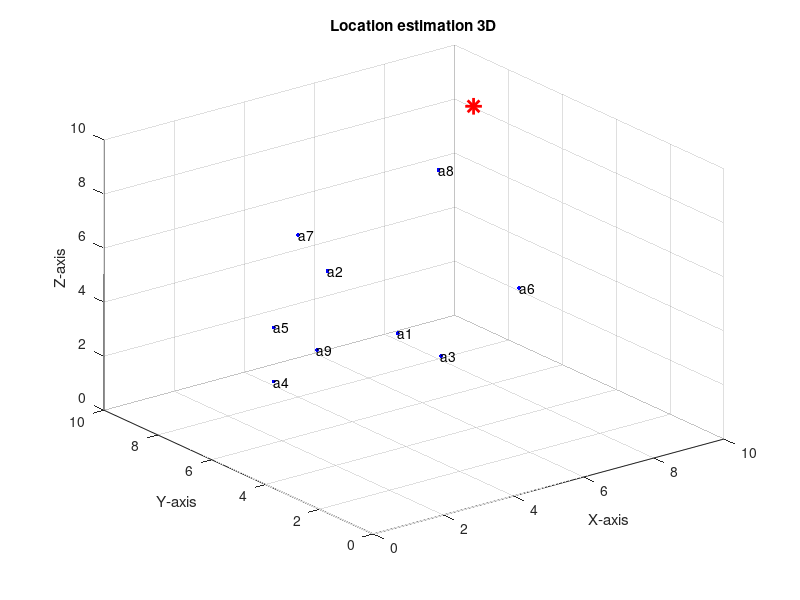

MATLAB code to generate this figure: (Note: this script raises an error after producing the figure.)
clc;
clear all;
close all;
str = fprintf('Estimation of 3D location with Decision Tree Algorithm For Flying Ad Hoc Networks\n');
nodes=9;
str = fprintf('Number of nodes: %d\n', nodes);
xl=randi([1, 10],1,9);
yl=randi([1, 10],1,9);
zl=randi([1, 10],1,9);
mobileLoc  = randi([1, 10],1,3);
w={'a1' 'a2' 'a3' 'a4' 'a5' 'a6' 'a7' 'a8' 'a9'};
d1=[]; d2=[]; P=[];
for i=1:nodes
    plot3(xl(i),yl(i),zl(i),'b.','MarkerSize',9,'lineWidth',3);  %plot of initial known nodes
    xlabel('X-axis');
    ylabel('Y-axis');
    zlabel('Z-axis');
    title('Location estimation 3D');
    text(xl(i),yl(i),zl(i),w(i));
    axis([0 10 0 10 0 10]);
    hold on;
    grid on;
end
plot3(mobileLoc(1),mobileLoc(2),mobileLoc(3),'r*','MarkerSize',12,'lineWidth',2); % plot of unknown node
 for n = 1 : nodes
  distance = sqrt( (xl(n)-mobileLoc(1)).^2 + (yl(n)-mobileLoc(2)).^2 + (zl(n)-mobileLoc(2)).^2 ); % distance calculation with respected n known node
  d1(n)=distance;
  str = fprintf('Actual distance from node-%d: %d \n',n, d1(n));
 end
P0=55;  % path loss w.r.t reference
N=1;    % %path loss exponent
d0=1;   % reference distance
sigma=7; %noise variance
str = fprintf('Calculation of Received Signal Strength by log-normal model \n');
str = fprintf('Path loss for reference distance: %ddB \n', P0);
str = fprintf('Path loss exponent: %d \n', N);
str = fprintf('Reference distance: %dm \n', d0);
str = fprintf('Noise variance: %d \n', sigma);
for i=1:nodes 
P(i)=(P0-(10*N*log10(d1(i)/d0))+sigma); % received signal strength
str = fprintf('Received Signal Strength from node-%d: %d \n',i, P(i));
end
for i=1:nodes
    d2(i)=(10^((P0-P(i))/(10*N))); %estimated distance from RSS
%     while (d1(1)-d2(i)>0.1)
%         d2(i) = d2(i)+0.3*(d1(1)-d2(i))*d2(i);
%     end
    str = fprintf('Estimated distance from node-%d: %d \n',i, d2(i));
%str = fprintf('Estimated distance from node-%d: %d \n',i, dd2(i));
%str = fprintf('Estimated distance from node-%d: %d \n',i, ddd2(i));
end
B=sort(d1);
C=sort(d2);
R1=[];
for k=1:4
    for i=1:nodes
        if C(k)==d2(i)
           R=[xl(i) yl(i) zl(i)];
           R1=[R1;R];
           str = fprintf('Node with Good signal strength: Node-%d \n',i);
        end
    end
end
%ABC
Dab1=sqrt(((R1(1,1)-R1(2,1))^2) + ((R1(1,2)-R1(2,2))^2) + ((R1(1,3)-R1(2,3))^2));
Dbc1=sqrt(((R1(2,1)-R1(3,1))^2) + ((R1(2,2)-R1(3,2))^2) + ((R1(2,3)-R1(3,3))^2));
Dca1=sqrt(((R1(3,1)-R1(1,1))^2) + ((R1(3,2)-R1(1,2))^2) + ((R1(3,3)-R1(1,3))^2));
CA1=C(1)+C(2);
CB1=C(2)+C(3);
CC1=C(3)+C(1);
%ab
if Dab1 == (C(1)+C(2))
        Pab1=[(((C(2)*R1(1,1))-(C(1)*R1(2,1)))/(C(1)+C(2))) (((C(2)*R1(1,2))-(C(1)*R1(2,2)))/(C(1)+C(2))) (((C(2)*R1(1,3))-(C(1)*R1(2,3)))/(C(1)+C(2)))];
        PP1=Pab1;
elseif Dab1>(C(1)+C(2))
        Pab2=[(((C(2)*R1(1,1))+(C(1)*R1(2,1)))/(C(1)+C(2))) (((C(2)*R1(1,2))+(C(1)*R1(2,2)))/(C(1)+C(2))) (((C(2)*R1(1,3))-(C(1)*R1(2,3)))/(C(1)+C(2)))];
        PP1=Pab2;
elseif Dab1==abs(((C(1)-C(2))))
        Pab3=[(((C(2)*R1(1,1))-(C(1)*R1(2,1)))/(C(2)-C(1))) (((C(2)*R1(1,2))-(C(1)*R1(2,2)))/(C(2)-C(1))) (((C(2)*R1(1,3))-(C(1)*R1(2,3)))/(C(2)-C(1)))];
        PP1=Pab3;
elseif abs(((C(1)-C(2))))<Dab1<(C(1)+C(2))
        Vab1=(((C(2)^2) - (C(1)^2) - (R1(2,1)^2) + (R1(1,1)^2) - (R1(2,2)^2) + (R1(1,2)^2) - (R1(2,3)^2) + (R1(1,3)^2))/2);
        A1 = ((((R1(1,2)-R1(2,2))^2)/((R1(1,1)-R1(2,1))^2)) + 1);
        B1 = ((((R1(1,3)-R1(2,3))^2)/((R1(1,1)-R1(2,1))^2)) + 1);
        C1 = ((((-2)*Vab1*(R1(1,2)-R1(2,2)))/((R1(1,1)-R1(2,1))^2)) + (((2)*(R1(1,1))*(R1(1,2)-R1(2,2)))/((R1(1,1)-R1(2,1)))) - (2*R1(1,2)));
        D1 = ((((-2)*Vab1*(R1(1,3)-R1(2,3)))/((R1(1,1)-R1(2,1))^2)) + (((2)*(R1(1,1))*(R1(1,3)-R1(2,3)))/((R1(1,1)-R1(2,1)))) - (2*R1(1,3)));
        E1 = ((2)*(R1(1,2)-R1(2,2))*(R1(1,3)-R1(2,3)));
        Y1 = (-(((2*B1*C1) - (D1*E1))/((4*A1*B1) - E1^2)));
        Z1 = (-(((2*A1*D1) - (C1*E1))/((4*A1*B1) - E1^2)));
        X1 = ((Vab1 - (Y1*(R1(1,2)-R1(2,2))) - (Z1*(R1(1,3)-R1(2,3))))/((R1(1,1)-R1(2,1))));
        Pab4=[X1 Y1 Z1];
        PP1=Pab4;
else
        Pab5=[(((C(2)*R1(1,1))-(C(1)*R1(2,1)))/(C(1)-C(2))) (((C(2)*R1(1,2))-(C(1)*R1(2,2)))/(C(1)-C(2))) (((C(2)*R1(1,3))-(C(1)*R1(2,3)))/(C(1)-C(2)))];
        PP1=Pab5;
end
%bc
if Dbc1 == (C(2)+C(3))
        Pbc1=[(((C(3)*R1(2,1))-(C(2)*R1(3,1)))/(C(2)+C(3))) (((C(3)*R1(2,2))-(C(2)*R1(3,2)))/(C(2)+C(3))) (((C(3)*R1(2,3))-(C(2)*R1(3,3)))/(C(3)+C(2)))];
        PP2=Pbc1;
elseif Dbc1>(C(2)+C(3))
        Pbc2=[(((C(3)*R1(2,1))+(C(2)*R1(3,1)))/(C(2)+C(3))) (((C(3)*R1(2,2))+(C(2)*R1(3,2)))/(C(2)+C(3))) (((C(3)*R1(2,3))-(C(2)*R1(3,3)))/(C(3)+C(2)))];
        PP2=Pbc2;
elseif Dbc1==abs(((C(2)-C(3))))
        Pbc3=[(((C(3)*R1(2,1))-(C(2)*R1(3,1)))/(C(3)-C(2))) (((C(3)*R1(2,2))-(C(2)*R1(3,1)))/(C(3)-C(2))) (((C(3)*R1(2,3))-(C(2)*R1(3,3)))/(C(3)-C(2)))];
        PP2=Pbc3;
elseif abs(((C(2)-C(3))))<Dbc1<(C(2)+C(3))
        Vbc1=(((C(3)^2) - (C(2)^2) - (R1(3,1)^2) + (R1(2,1)^2) - (R1(3,2)^2) + (R1(2,2)^2) - (R1(3,3)^2) + (R1(2,3)^2))/2);
        A2 = ((((R1(2,2)-R1(3,2))^2)/((R1(2,1)-R1(3,1))^2)) + 1);
        B2 = ((((R1(2,3)-R1(3,3))^2)/((R1(2,1)-R1(3,1))^2)) + 1);
        C2 = ((((-2)*(Vbc1)*(R1(2,2)-R1(3,2)))/((R1(2,1)-R1(3,1))^2)) + (((2)*(R1(2,1))*(R1(2,2)-R1(3,2)))/((R1(2,1)-R1(3,1)))) - (2*R1(2,2)));
        D2 = ((((-2)*(Vbc1)*(R1(2,3)-R1(3,3)))/((R1(2,1)-R1(3,1))^2)) + (((2)*(R1(2,1))*(R1(2,3)-R1(3,3)))/((R1(2,1)-R1(3,1)))) - (2*R1(2,3)));
        E2 = ((2)*(R1(2,2)-R1(3,2))*(R1(2,3)-R1(3,3)));
        Y2 = (-(((2*B2*C2) - (D2*E2))/((4*A2*B2) - E2^2)));
        Z2 = (-(((2*A2*D2) - (C2*E2))/((4*A2*B2) - E2^2)));
        X2 = ((Vbc1 - (Y2*(R1(2,2)-R1(3,2))) - (Z2*(R1(2,3)-R1(3,3))))/((R1(2,1)-R1(3,1))));
        Pbc4=[X2 Y2 Z2];
        PP2=Pbc4;
else
        Pbc5=[(((C(3)*R1(2,1))-(C(2)*R1(3,1)))/(C(2)-C(3))) (((C(3)*R1(2,2))-(C(2)*R1(3,2)))/(C(2)-C(3))) (((C(3)*R1(2,3))-(C(2)*R1(3,3)))/(C(2)-C(3)))];
        PP2=Pbc5;
end
%ca
if Dca1 == (C(3)+C(1))
        Pca1=[(((C(1)*R1(3,1))-(C(3)*R1(1,1)))/(C(1)+C(3))) (((C(1)*R1(3,2))-(C(3)*R1(1,2)))/(C(1)+C(3))) (((C(1)*R1(3,3))-(C(3)*R1(1,3)))/(C(1)+C(3)))];
        PP3=Pca1;
elseif Dca1>(C(3)+C(1))
        Pca2=[(((C(1)*R1(3,1))+(C(3)*R1(1,1)))/(C(1)+C(3))) (((C(1)*R1(3,2))+(C(3)*R1(1,2)))/(C(1)+C(3))) (((C(1)*R1(3,3))+(C(3)*R1(1,3)))/(C(1)+C(3)))];
        PP3=Pca2;
elseif Dca1==abs(((C(3)-C(1))))
        Pca3=[(((C(1)*R1(3,1))-(C(3)*R1(1,1)))/(C(1)-C(3))) (((C(1)*R1(3,2))-(C(3)*R1(1,2)))/(C(1)-C(3))) (((C(1)*R1(3,3))-(C(3)*R1(1,3)))/(C(1)-C(3)))];
        PP3=Pca3;
elseif abs(((C(3)-C(1))))<Dca1<(C(1)+C(3))
        Vca1=(((C(1)^2) - (C(3)^2) - (R1(1,1)^2) + (R1(3,1)^2) - (R1(1,2)^2) + (R1(3,2)^2) - (R1(1,3)^2) + (R1(3,3)^2))/2);
        A3 = ((((R1(3,2)-R1(1,2))^2)/((R1(3,1)-R1(1,1))^2)) + 1);
        B3 = ((((R1(3,3)-R1(1,3))^2)/((R1(3,1)-R1(1,1))^2)) + 1);
        C3 = ((((-2)*(Vca1)*(R1(3,2)-R1(1,2)))/((R1(3,1)-R1(1,1))^2)) + (((2)*(R1(3,1))*(R1(3,2)-R1(1,2)))/((R1(3,1)-R1(1,1)))) - (2*R1(3,2)));
        D3 = ((((-2)*(Vca1)*(R1(3,3)-R1(1,3)))/((R1(3,1)-R1(1,1))^2)) + (((2)*(R1(3,1))*(R1(3,3)-R1(1,3)))/((R1(3,1)-R1(1,1)))) - (2*R1(3,3)));
        E3 = ((2)*(R1(3,2)-R1(1,2))*(R1(3,3)-R1(1,3)));
        Y3 = (-(((2*B3*C3) - (D3*E3))/((4*A3*B3) - E3^2)));
        Z3 = (-(((2*A3*D3) - (C3*E3))/((4*A3*B3) - E3^2)));
        X3 = ((Vca1 - (Y3*(R1(3,2)-R1(1,2))) - (Z3*(R1(3,3)-R1(1,3))))/((R1(3,1)-R1(1,1))));
        Pca4=[X3 Y3 Z3];
        PP3=Pca4;
else
        Pca5=[(((C(1)*R1(3,1))-(C(3)*R1(1,1)))/(C(3)-C(1))) (((C(1)*R1(3,2))-(C(3)*R1(1,2)))/(C(3)-C(1))) (((C(1)*R1(3,3))-(C(3)*R1(1,3)))/(C(3)-C(1)))];
        PP3=Pca5;
end
%M1
XM1=(((PP1(1)/(C(1)+C(2))) + (PP2(1)/(C(2)+C(3))) + (PP3(1)/(C(3)+C(1))))/((1/(C(1)+C(2))) + (1/(C(2)+C(3))) + (1/(C(3)+C(1)))));
YM1=(((PP1(2)/(C(1)+C(2))) + (PP2(2)/(C(2)+C(3))) + (PP3(2)/(C(3)+C(1))))/((1/(C(1)+C(2))) + (1/(C(2)+C(3))) + (1/(C(3)+C(1)))));
ZM1=(((PP1(3)/(C(1)+C(2))) + (PP2(3)/(C(2)+C(3))) + (PP3(3)/(C(3)+C(1))))/((1/(C(1)+C(2))) + (1/(C(2)+C(3))) + (1/(C(3)+C(1)))));
% plot3(XM1,YM1,ZM1,'m^','MarkerSize',2,'lineWidth',6); hold on;

%BCD
Dbc2=sqrt(((R1(2,1)-R1(3,1))^2) + ((R1(2,2)-R1(3,2))^2) + ((R1(2,3)-R1(3,3))^2));
Dcd2=sqrt(((R1(3,1)-R1(4,1))^2) + ((R1(3,2)-R1(4,2))^2) + ((R1(3,3)-R1(4,3))^2));
Ddb2=sqrt(((R1(4,1)-R1(2,1))^2) + ((R1(4,2)-R1(2,2))^2) + ((R1(4,3)-R1(2,3))^2));
CA2=C(2)+C(3);
CB2=C(3)+C(4);
CC2=C(4)+C(2);
%bc
if Dbc2 == (C(2)+C(3))
        Qbc1=[(((C(3)*R1(2,1))-(C(2)*R1(3,1)))/(C(2)+C(3))) (((C(3)*R1(2,2))-(C(2)*R1(3,2)))/(C(2)+C(3))) (((C(3)*R1(2,3))-(C(2)*R1(3,3)))/(C(3)+C(2)))];
        QQ1=Qbc1;
elseif Dbc2>(C(2)+C(3))
        Qbc2=[(((C(3)*R1(2,1))+(C(2)*R1(3,1)))/(C(2)+C(3))) (((C(3)*R1(2,2))+(C(2)*R1(3,2)))/(C(2)+C(3))) (((C(3)*R1(2,3))-(C(2)*R1(3,3)))/(C(3)+C(2)))];
        QQ1=Qbc2;
elseif Dbc2==abs(((C(2)-C(3))))
        Qbc3=[(((C(3)*R1(2,1))-(C(2)*R1(3,1)))/(C(3)-C(2))) (((C(3)*R1(2,2))-(C(2)*R1(3,1)))/(C(3)-C(2))) (((C(3)*R1(2,3))-(C(2)*R1(3,3)))/(C(3)-C(2)))];
        QQ1=Qbc3;
elseif abs(((C(2)-C(3))))<Dbc2<(C(2)+C(3))
        Vbc2=(((C(3)^2) - (C(2)^2) - (R1(3,1)^2) + (R1(2,1)^2) - (R1(3,2)^2) + (R1(2,2)^2) - (R1(3,3)^2) + (R1(2,3)^2))/2);
        A4 = ((((R1(2,2)-R1(3,2))^2)/((R1(2,1)-R1(3,1))^2)) + 1);
        B4 = ((((R1(2,3)-R1(3,3))^2)/((R1(2,1)-R1(3,1))^2)) + 1);
        C4 = ((((-2)*(Vbc2)*(R1(2,2)-R1(3,2)))/((R1(2,1)-R1(3,1))^2)) + (((2)*(R1(2,1))*(R1(2,2)-R1(3,2)))/((R1(2,1)-R1(3,1)))) - (2*R1(2,2)));
        D4 = ((((-2)*(Vbc2)*(R1(2,3)-R1(3,3)))/((R1(2,1)-R1(3,1))^2)) + (((2)*(R1(2,1))*(R1(2,3)-R1(3,3)))/((R1(2,1)-R1(3,1)))) - (2*R1(2,3)));
        E4 = ((2)*(R1(2,2)-R1(3,2))*(R1(2,3)-R1(3,3)));
        Y4 = (-(((2*B4*C4) - (D4*E4))/((4*A4*B4) - E4^2)));
        Z4 = (-(((2*A4*D4) - (C4*E4))/((4*A4*B4) - E4^2)));
        X4 = ((Vbc2 - (Y4*(R1(2,2)-R1(3,2))) - (Z4*(R1(2,3)-R1(3,3))))/((R1(2,1)-R1(3,1))));
        Qbc4=[X4 Y4 Z4];
        QQ1=Qbc4;
else
        Qbc5=[(((C(3)*R1(2,1))-(C(2)*R1(3,1)))/(C(2)-C(3))) (((C(3)*R1(2,2))-(C(2)*R1(3,2)))/(C(2)-C(3))) (((C(3)*R1(2,3))-(C(2)*R1(3,3)))/(C(2)-C(3)))];
        QQ1=Qbc5;
end
%cd
if Dcd2 == (C(3)+C(4))
        Qcd1=[(((C(4)*R1(3,1))-(C(3)*R1(4,1)))/(C(4)+C(3))) (((C(4)*R1(3,2))-(C(3)*R1(4,2)))/(C(4)+C(3))) (((C(4)*R1(3,3))-(C(3)*R1(4,3)))/(C(4)+C(3)))];
        QQ2=Qcd1;
elseif Dcd2>(C(3)+C(4))
        Qcd2=[(((C(4)*R1(3,1))+(C(3)*R1(4,1)))/(C(4)+C(3))) (((C(4)*R1(3,2))+(C(3)*R1(4,2)))/(C(4)+C(3))) (((C(4)*R1(3,3))+(C(3)*R1(4,3)))/(C(4)+C(3)))];
        QQ2=Qcd2;
elseif Dcd2==abs(((C(3)-C(4))))
        Qcd3=[(((C(4)*R1(3,1))-(C(3)*R1(4,1)))/(C(4)-C(3))) (((C(4)*R1(3,2))-(C(3)*R1(4,2)))/(C(4)-C(3))) (((C(4)*R1(3,3))-(C(3)*R1(4,3)))/(C(4)-C(3)))];
        QQ2=Qcd3;
elseif abs(((C(3)-C(4))))<Dcd2<(C(4)+C(3))
        Vca2=(((C(4)^2) - (C(3)^2) - (R1(4,1)^2) + (R1(3,1)^2) - (R1(4,2)^2) + (R1(3,2)^2) - (R1(4,3)^2) + (R1(3,3)^2))/2);
        A5 = ((((R1(3,2)-R1(4,2))^2)/((R1(3,1)-R1(4,1))^2)) + 1);
        B5 = ((((R1(3,3)-R1(4,3))^2)/((R1(3,1)-R1(4,1))^2)) + 1);
        C5 = ((((-2)*(Vca2)*(R1(3,2)-R1(4,2)))/((R1(3,1)-R1(4,1))^2)) + (((2)*(R1(3,1))*(R1(3,2)-R1(4,2)))/((R1(3,1)-R1(4,1)))) - (2*R1(3,2)));
        D5 = ((((-2)*(Vca2)*(R1(3,3)-R1(4,3)))/((R1(3,1)-R1(4,1))^2)) + (((2)*(R1(3,1))*(R1(3,3)-R1(4,3)))/((R1(3,1)-R1(4,1)))) - (2*R1(3,3)));
        E5 = ((2)*(R1(3,2)-R1(4,2))*(R1(3,3)-R1(4,3)));
        Y5 = (-(((2*B5*C5) - (D5*E5))/((4*A5*B5) - E5^2)));
        Z5 = (-(((2*A5*D5) - (C5*E5))/((4*A5*B5) - E5^2)));
        X5 = ((Vca2 - (Y5*(R1(3,2)-R1(4,2))) - (Z5*(R1(3,3)-R1(4,3))))/((R1(3,1)-R1(4,1))));
        Qcd4=[X5 Y5 Z5];
        QQ2=Qcd4;
else
        Qcd5=[(((C(4)*R1(3,1))-(C(3)*R1(4,1)))/(C(3)-C(4))) (((C(4)*R1(3,2))-(C(3)*R1(4,2)))/(C(3)-C(4))) (((C(4)*R1(3,3))-(C(3)*R1(4,3)))/(C(3)-C(4)))];
        QQ2=Qcd5;
end
%db
if Ddb2 == (C(4)+C(2))
        Qdb1=[(((C(2)*R1(4,1))-(C(4)*R1(2,1)))/(C(2)+C(4))) (((C(2)*R1(4,2))-(C(4)*R1(2,2)))/(C(2)+C(4))) (((C(2)*R1(4,3))-(C(4)*R1(2,3)))/(C(2)+C(4)))];
        QQ3=Qdb1;
elseif Ddb2>(C(4)+C(2))
        Qdb2=[(((C(2)*R1(4,1))+(C(4)*R1(2,1)))/(C(2)+C(4))) (((C(2)*R1(4,2))+(C(4)*R1(2,2)))/(C(2)+C(4))) (((C(2)*R1(4,3))+(C(4)*R1(2,3)))/(C(2)+C(4)))];
        QQ3=Qdb2;
elseif Ddb2==abs(((C(4)-C(2))))
        Qdb3=[(((C(2)*R1(4,1))-(C(4)*R1(2,1)))/(C(2)-C(4))) (((C(2)*R1(4,2))-(C(4)*R1(2,2)))/(C(2)-C(4))) (((C(2)*R1(4,3))-(C(4)*R1(2,3)))/(C(2)-C(4)))];
        QQ3=Qdb3;
elseif abs(((C(4)-C(2))))<Ddb2<(C(4)+C(2))
        Vdb2=(((C(2)^2) - (C(4)^2) - (R1(2,1)^2) + (R1(4,1)^2) - (R1(2,2)^2) + (R1(4,2)^2) - (R1(2,3)^2) + (R1(4,3)^2))/2);
        A6 = ((((R1(4,2)-R1(2,2))^2)/((R1(4,1)-R1(2,1))^2)) + 1);
        B6 = ((((R1(4,3)-R1(2,3))^2)/((R1(4,1)-R1(2,1))^2)) + 1);
        C6 = ((((-2)*(Vdb2)*(R1(4,2)-R1(2,2)))/((R1(4,1)-R1(2,1))^2)) + (((2)*(R1(4,1))*(R1(4,2)-R1(2,2)))/((R1(4,1)-R1(2,1)))) - (2*R1(4,2)));
        D6 = ((((-2)*(Vdb2)*(R1(4,3)-R1(2,3)))/((R1(4,1)-R1(2,1))^2)) + (((2)*(R1(4,1))*(R1(4,3)-R1(2,3)))/((R1(4,1)-R1(2,1)))) - (2*R1(4,3)));
        E6 = ((2)*(R1(4,2)-R1(2,2))*(R1(4,3)-R1(2,3)));
        Y6 = (-(((2*B6*C6) - (D6*E6))/((4*A6*B6) - E6^2)));
        Z6 = (-(((2*A6*D6) - (C6*E6))/((4*A6*B6) - E6^2)));
        X6 = ((Vdb2 - (Y6*(R1(4,2)-R1(2,2))) - (Z6*(R1(4,3)-R1(2,3))))/((R1(4,1)-R1(2,1))));
        Qdb4=[X6 Y6 Z6];
        QQ3=Qdb4;
else
        Qdb5=[(((C(3)*R1(2,1))-(C(2)*R1(3,1)))/(C(2)-C(3))) (((C(3)*R1(2,2))-(C(2)*R1(3,2)))/(C(2)-C(3))) (((C(3)*R1(2,3))-(C(2)*R1(3,3)))/(C(2)-C(3)))];
        QQ3=Qdb5;
end
%M2
XM2=(((QQ1(1)/(C(2)+C(3))) + (QQ2(1)/(C(3)+C(4))) + (QQ3(1)/(C(4)+C(2))))/((1/(C(2)+C(3))) + (1/(C(3)+C(4))) + (1/(C(4)+C(2)))));
YM2=(((QQ1(2)/(C(2)+C(3))) + (QQ2(2)/(C(3)+C(4))) + (QQ3(2)/(C(4)+C(2))))/((1/(C(2)+C(3))) + (1/(C(3)+C(4))) + (1/(C(4)+C(2)))));
ZM2=(((QQ1(3)/(C(2)+C(3))) + (QQ2(3)/(C(3)+C(4))) + (QQ3(3)/(C(4)+C(2))))/((1/(C(2)+C(3))) + (1/(C(3)+C(4))) + (1/(C(4)+C(2)))));
% plot3(XM2,YM2,ZM2,'g^','MarkerSize',2,'lineWidth',6); hold on;

%CDA
Dcd3=sqrt(((R1(3,1)-R1(4,1))^2) + ((R1(3,2)-R1(4,2))^2) + ((R1(3,3)-R1(4,3))^2));
Dda3=sqrt(((R1(4,1)-R1(1,1))^2) + ((R1(4,2)-R1(1,2))^2) + ((R1(4,3)-R1(1,3))^2));
Dac3=sqrt(((R1(1,1)-R1(3,1))^2) + ((R1(1,2)-R1(3,2))^2) + ((R1(1,3)-R1(3,3))^2));
CA3=C(3)+C(4);
CB3=C(4)+C(1);
CC3=C(1)+C(3);

%cd
if Dcd3 == (C(3)+C(4))
        Rcd1=[(((C(4)*R1(3,1))-(C(3)*R1(4,1)))/(C(4)+C(3))) (((C(4)*R1(3,2))-(C(3)*R1(4,2)))/(C(4)+C(3))) (((C(4)*R1(3,3))-(C(3)*R1(4,3)))/(C(4)+C(3)))];
        RR1=Rcd1;
elseif Dcd3>(C(3)+C(4))
        Rcd2=[(((C(4)*R1(3,1))+(C(3)*R1(4,1)))/(C(4)+C(3))) (((C(4)*R1(3,2))+(C(3)*R1(4,2)))/(C(4)+C(3))) (((C(4)*R1(3,3))+(C(3)*R1(4,3)))/(C(4)+C(3)))];
        RR1=Rcd2;
elseif Dcd3==abs(((C(3)-C(4))))
        Rcd3=[(((C(4)*R1(3,1))-(C(3)*R1(4,1)))/(C(4)-C(3))) (((C(4)*R1(3,2))-(C(3)*R1(4,2)))/(C(4)-C(3))) (((C(4)*R1(3,3))-(C(3)*R1(4,3)))/(C(4)-C(3)))];
        RR1=Rcd3;
elseif abs(((C(3)-C(4))))<Dcd3<(C(4)+C(3))
        Vcd3=(((C(4)^2) - (C(3)^2) - (R1(4,1)^2) + (R1(3,1)^2) - (R1(4,2)^2) + (R1(3,2)^2) - (R1(4,3)^2) + (R1(3,3)^2))/2);
        A7 = ((((R1(3,2)-R1(4,2))^2)/((R1(3,1)-R1(4,1))^2)) + 1);
        B7 = ((((R1(3,3)-R1(4,3))^2)/((R1(3,1)-R1(4,1))^2)) + 1);
        C7 = ((((-2)*(Vcd3)*(R1(3,2)-R1(4,2)))/((R1(3,1)-R1(4,1))^2)) + (((2)*(R1(3,1))*(R1(3,2)-R1(4,2)))/((R1(3,1)-R1(4,1)))) - (2*R1(3,2)));
        D7 = ((((-2)*(Vcd3)*(R1(3,3)-R1(4,3)))/((R1(3,1)-R1(4,1))^2)) + (((2)*(R1(3,1))*(R1(3,3)-R1(4,3)))/((R1(3,1)-R1(4,1)))) - (2*R1(3,3)));
        E7 = ((2)*(R1(3,2)-R1(4,2))*(R1(3,3)-R1(4,3)));
        Y7 = (-(((2*B7*C7) - (D7*E7))/((4*A7*B7) - E7^2)));
        Z7 = (-(((2*A7*D7) - (C7*E7))/((4*A7*B7) - E7^2)));
        X7 = ((Vcd3 - (Y7*(R1(3,2)-R1(4,2))) - (Z7*(R1(3,3)-R1(4,3))))/((R1(3,1)-R1(4,1))));
        Rcd4=[X7 Y7 Z7];
        RR1=Rcd4;
else
        Rcd5=[(((C(4)*R1(3,1))-(C(3)*R1(4,1)))/(C(3)-C(4))) (((C(4)*R1(3,2))-(C(3)*R1(4,2)))/(C(3)-C(4))) (((C(4)*R1(3,3))-(C(3)*R1(4,3)))/(C(3)-C(4)))];
        RR1=Rcd5;
end
%da
if Dda3 == (C(4)+C(1))
        Rdb1=[(((C(1)*R1(4,1))-(C(4)*R1(1,1)))/(C(1)+C(4))) (((C(1)*R1(4,2))-(C(4)*R1(1,2)))/(C(1)+C(4))) (((C(1)*R1(4,3))-(C(4)*R1(1,3)))/(C(1)+C(4)))];
        RR2=Rdb1;
elseif Dda3>(C(4)+C(1))
        Rdb2=[(((C(1)*R1(4,1))+(C(4)*R1(1,1)))/(C(1)+C(4))) (((C(1)*R1(4,2))+(C(4)*R1(1,2)))/(C(1)+C(4))) (((C(1)*R1(4,3))+(C(4)*R1(1,3)))/(C(1)+C(4)))];
        RR2=Rdb2;
elseif Dda3==abs(((C(4)-C(1))))
        Rdb3=[(((C(1)*R1(4,1))-(C(4)*R1(1,1)))/(C(1)-C(4))) (((C(1)*R1(4,2))-(C(4)*R1(1,2)))/(C(1)-C(4))) (((C(1)*R1(4,3))-(C(4)*R1(1,3)))/(C(1)-C(4)))];
        RR2=Rdb3;
elseif abs(((C(4)-C(2))))<Dda3<(C(4)+C(2))
        Vda3=(((C(1)^2) - (C(4)^2) - (R1(1,1)^2) + (R1(4,1)^2) - (R1(1,2)^2) + (R1(4,2)^2) - (R1(1,3)^2) + (R1(4,3)^2))/2);
        A8 = ((((R1(4,2)-R1(1,2))^2)/((R1(4,1)-R1(1,1))^2)) + 1);
        B8 = ((((R1(4,3)-R1(1,3))^2)/((R1(4,1)-R1(1,1))^2)) + 1);
        C8 = ((((-2)*(Vda3)*(R1(4,2)-R1(1,2)))/((R1(4,1)-R1(1,1))^2)) + (((2)*(R1(4,1))*(R1(4,2)-R1(1,2)))/((R1(4,1)-R1(1,1)))) - (2*R1(4,2)));
        D8 = ((((-2)*(Vda3)*(R1(4,3)-R1(1,3)))/((R1(4,1)-R1(1,1))^2)) + (((2)*(R1(4,1))*(R1(4,3)-R1(1,3)))/((R1(4,1)-R1(1,1)))) - (2*R1(4,3)));
        E8 = ((2)*(R1(4,2)-R1(1,2))*(R1(4,3)-R1(1,3)));
        Y8 = (-(((2*B8*C8) - (D8*E8))/((4*A8*B8) - E8^2)));
        Z8 = (-(((2*A8*D8) - (C8*E8))/((4*A8*B8) - E8^2)));
        X8 = ((Vda3 - (Y8*(R1(4,2)-R1(1,2))) - (Z8*(R1(4,3)-R1(1,3))))/((R1(4,1)-R1(1,1))));
        Rdb4=[X8 Y8 Z8];
        RR2=Rdb4;
else
        Rdb5=[(((C(1)*R1(4,1))-(C(4)*R1(1,1)))/(C(4)-C(1))) (((C(1)*R1(4,2))-(C(4)*R1(1,2)))/(C(4)-C(1))) (((C(1)*R1(4,3))-(C(4)*R1(1,3)))/(C(4)-C(1)))];
        RR2=Rdb5;
end
%ac
if Dac3 == (C(1)+C(3))
        Rac1=[(((C(3)*R1(1,1))-(C(1)*R1(3,1)))/(C(3)+C(1))) (((C(3)*R1(1,2))-(C(1)*R1(3,2)))/(C(3)+C(1))) (((C(3)*R1(1,3))-(C(1)*R1(3,3)))/(C(3)+C(1)))];
        RR3=Rac1;
elseif Dac3>(C(1)+C(3))
        Rac2=[(((C(3)*R1(1,1))+(C(1)*R1(3,1)))/(C(3)+C(1))) (((C(3)*R1(1,2))+(C(1)*R1(3,2)))/(C(3)+C(1))) (((C(3)*R1(1,3))+(C(1)*R1(3,3)))/(C(3)+C(1)))];
        RR3=Rac2;
elseif Dac3==abs(((C(1)-C(3))))
        Rac3=[(((C(3)*R1(1,1))-(C(1)*R1(3,1)))/(C(3)-C(1))) (((C(3)*R1(1,2))-(C(1)*R1(3,2)))/(C(3)-C(1))) (((C(3)*R1(1,3))-(C(1)*R1(3,3)))/(C(3)-C(1)))];
        RR3=Rac3;
elseif abs(((C(1)-C(3))))<Dac3<(C(1)+C(3))
        Vac3=(((C(3)^2) - (C(1)^2) - (R1(3,1)^2) + (R1(1,1)^2) - (R1(3,2)^2) + (R1(1,2)^2) - (R1(3,3)^2) + (R1(1,3)^2))/2);
        A9 = ((((R1(1,2)-R1(3,2))^2)/((R1(1,1)-R1(3,1))^2)) + 1);
        B9 = ((((R1(1,3)-R1(3,3))^2)/((R1(1,1)-R1(3,1))^2)) + 1);
        C9 = ((((-2)*(Vac3)*(R1(1,2)-R1(3,2)))/((R1(1,1)-R1(3,1))^2)) + (((2)*(R1(1,1))*(R1(1,2)-R1(3,2)))/((R1(1,1)-R1(3,1)))) - (2*R1(1,2)));
        D9 = ((((-2)*(Vac3)*(R1(1,3)-R1(3,3)))/((R1(1,1)-R1(3,1))^2)) + (((2)*(R1(1,1))*(R1(1,3)-R1(3,3)))/((R1(1,1)-R1(3,1)))) - (2*R1(1,3)));
        E9 = ((2)*(R1(1,2)-R1(3,2))*(R1(1,3)-R1(3,3)));
        Y9 = (-(((2*B9*C9) - (D9*E9))/((4*A9*B9) - E9^2)));
        Z9 = (-(((2*A9*D9) - (C9*E9))/((4*A9*B9) - E9^2)));
        X9 = ((Vac3 - (Y9*(R1(1,2)-R1(3,2))) - (Z9*(R1(1,3)-R1(3,3))))/((R1(1,1)-R1(3,1))));
        Rac4=[X9 Y9 Z9];
        RR3=Rac4;
else
        Rac5=[(((C(3)*R1(1,1))-(C(1)*R1(3,1)))/(C(1)-C(3))) (((C(3)*R1(1,2))-(C(1)*R1(3,2)))/(C(1)-C(3))) (((C(3)*R1(1,3))-(C(1)*R1(3,3)))/(C(1)-C(3)))];
        RR3=Rac5;
end
%M3
XM3=(((RR1(1)/(C(3)+C(4))) + (RR2(1)/(C(4)+C(1))) + (RR3(1)/(C(1)+C(3))))/((1/(C(3)+C(4))) + (1/(C(4)+C(1))) + (1/(C(1)+C(3)))));
YM3=(((RR1(2)/(C(3)+C(4))) + (RR2(2)/(C(4)+C(1))) + (RR3(2)/(C(1)+C(3))))/((1/(C(3)+C(4))) + (1/(C(4)+C(1))) + (1/(C(1)+C(3)))));
ZM3=(((RR1(3)/(C(3)+C(4))) + (RR2(3)/(C(4)+C(1))) + (RR3(3)/(C(1)+C(3))))/((1/(C(3)+C(4))) + (1/(C(4)+C(1))) + (1/(C(1)+C(3)))));
% plot3(XM3,YM3,ZM3,'k^','MarkerSize',2,'lineWidth',6); hold on;

%DAB
Dda4=sqrt(((R1(4,1)-R1(1,1))^2) + ((R1(4,2)-R1(1,2))^2) + ((R1(4,3)-R1(1,3))^2));
Dab4=sqrt(((R1(1,1)-R1(2,1))^2) + ((R1(1,2)-R1(2,2))^2) + ((R1(1,3)-R1(2,3))^2));
Dbd4=sqrt(((R1(2,1)-R1(4,1))^2) + ((R1(2,2)-R1(4,2))^2) + ((R1(2,3)-R1(4,3))^2));
CA4=C(4)+C(1);
CB4=C(1)+C(2);
CC4=C(2)+C(4);
%da
if Dda4 == (C(4)+C(1))
        Sdb1=[(((C(1)*R1(4,1))-(C(4)*R1(1,1)))/(C(1)+C(4))) (((C(1)*R1(4,2))-(C(4)*R1(1,2)))/(C(1)+C(4))) (((C(1)*R1(4,3))-(C(4)*R1(1,3)))/(C(1)+C(4)))];
        SS1=Sdb1;
elseif Dda4>(C(4)+C(1))
        Sdb2=[(((C(1)*R1(4,1))+(C(4)*R1(1,1)))/(C(1)+C(4))) (((C(1)*R1(4,2))+(C(4)*R1(1,2)))/(C(1)+C(4))) (((C(1)*R1(4,3))+(C(4)*R1(1,3)))/(C(1)+C(4)))];
        SS1=Sdb2;
elseif Dda4==abs(((C(4)-C(1))))
        Sdb3=[(((C(1)*R1(4,1))-(C(4)*R1(1,1)))/(C(1)-C(4))) (((C(1)*R1(4,2))-(C(4)*R1(1,2)))/(C(1)-C(4))) (((C(1)*R1(4,3))-(C(4)*R1(1,3)))/(C(1)-C(4)))];
        SS1=Sdb3;
elseif abs(((C(4)-C(2))))<Dda4<(C(4)+C(2))
        Vda4=(((C(1)^2) - (C(4)^2) - (R1(1,1)^2) + (R1(4,1)^2) - (R1(1,2)^2) + (R1(4,2)^2) - (R1(1,3)^2) + (R1(4,3)^2))/2);
        A10 = ((((R1(4,2)-R1(1,2))^2)/((R1(4,1)-R1(1,1))^2)) + 1);
        B10 = ((((R1(4,3)-R1(1,3))^2)/((R1(4,1)-R1(1,1))^2)) + 1);
        C10 = ((((-2)*(Vda4)*(R1(4,2)-R1(1,2)))/((R1(4,1)-R1(1,1))^2)) + (((2)*(R1(4,1))*(R1(4,2)-R1(1,2)))/((R1(4,1)-R1(1,1)))) - (2*R1(4,2)));
        D10 = ((((-2)*(Vda4)*(R1(4,3)-R1(1,3)))/((R1(4,1)-R1(1,1))^2)) + (((2)*(R1(4,1))*(R1(4,3)-R1(1,3)))/((R1(4,1)-R1(1,1)))) - (2*R1(4,3)));
        E10 = ((2)*(R1(4,2)-R1(1,2))*(R1(4,3)-R1(1,3)));
        Y10 = (-(((2*B10*C10) - (D10*E10))/((4*A10*B10) - E10^2)));
        Z10 = (-(((2*A10*D10) - (C10*E10))/((4*A10*B10) - E10^2)));
        X10 = ((Vda4 - (Y10*(R1(4,2)-R1(1,2))) - (Z10*(R1(4,3)-R1(1,3))))/((R1(4,1)-R1(1,1))));
        Sdb4=[X10 Y10 Z10];
        SS1=Sdb4;
else
        Sdb5=[(((C(1)*R1(4,1))-(C(4)*R1(1,1)))/(C(4)-C(1))) (((C(1)*R1(4,2))-(C(4)*R1(1,2)))/(C(4)-C(1))) (((C(1)*R1(4,3))-(C(4)*R1(1,3)))/(C(4)-C(1)))];
        SS1=Sdb5;
end
%ab
if Dab4 == (C(1)+C(2))
        Sab1=[(((C(2)*R1(1,1))-(C(1)*R1(2,1)))/(C(2)+C(1))) (((C(2)*R1(1,2))-(C(1)*R1(2,2)))/(C(2)+C(1))) (((C(2)*R1(1,3))-(C(1)*R1(2,3)))/(C(2)+C(1)))];
        SS2=Sab1;
elseif Dab4>(C(1)+C(2))
        Sab2=[(((C(2)*R1(1,1))+(C(1)*R1(2,1)))/(C(2)+C(1))) (((C(2)*R1(1,2))+(C(1)*R1(2,2)))/(C(2)+C(1))) (((C(2)*R1(1,3))+(C(1)*R1(2,3)))/(C(2)+C(1)))];
        SS2=Sab2;
elseif Dab4==abs(((C(1)-C(2))))
        Sab3=[(((C(2)*R1(1,1))-(C(1)*R1(2,1)))/(C(2)-C(1))) (((C(2)*R1(1,2))-(C(1)*R1(2,2)))/(C(2)-C(1))) (((C(2)*R1(1,3))-(C(1)*R1(2,3)))/(C(2)-C(1)))];
        SS2=Sab3;
elseif abs(((C(1)-C(2))))<Dab4<(C(1)+C(2))
        Vab4=(((C(2)^2) - (C(1)^2) - (R1(2,1)^2) + (R1(1,1)^2) - (R1(2,2)^2) + (R1(1,2)^2) - (R1(2,3)^2) + (R1(1,3)^2))/2);
        A11 = ((((R1(1,2)-R1(2,2))^2)/((R1(1,1)-R1(2,1))^2)) + 1);
        B11 = ((((R1(1,3)-R1(2,3))^2)/((R1(1,1)-R1(2,1))^2)) + 1);
        C11 = ((((-2)*(Vab4)*(R1(1,2)-R1(2,2)))/((R1(1,1)-R1(2,1))^2)) + (((2)*(R1(1,1))*(R1(1,2)-R1(2,2)))/((R1(1,1)-R1(2,1)))) - (2*R1(1,2)));
        D11 = ((((-2)*(Vab4)*(R1(1,3)-R1(2,3)))/((R1(1,1)-R1(2,1))^2)) + (((2)*(R1(1,1))*(R1(1,3)-R1(2,3)))/((R1(1,1)-R1(2,1)))) - (2*R1(1,3)));
        E11 = ((2)*(R1(1,2)-R1(2,2))*(R1(1,3)-R1(2,3)));
        Y11 = (-(((2*B11*C11) - (D11*E11))/((4*A11*B11) - E11^2)));
        Z11 = (-(((2*A11*D11) - (C11*E11))/((4*A11*B11) - E11^2)));
        X11 = ((Vab4 - (Y11*(R1(1,2)-R1(2,2))) - (Z11*(R1(1,3)-R1(2,3))))/((R1(1,1)-R1(2,1))));
        Sab4=[X11 Y11 Z11];
        SS2=Sab4;
else
        Sab5=[(((C(2)*R1(1,1))-(C(1)*R1(2,1)))/(C(1)-C(2))) (((C(2)*R1(1,2))-(C(1)*R1(2,2)))/(C(1)-C(2))) (((C(2)*R1(1,3))-(C(1)*R1(2,3)))/(C(1)-C(2)))];
        SS2=Sab5;
end
%bd
if Dbd4 == (C(2)+C(4))
        Sbd1=[(((C(4)*R1(2,1))-(C(2)*R1(4,1)))/(C(4)+C(2))) (((C(4)*R1(2,2))-(C(2)*R1(4,2)))/(C(4)+C(2))) (((C(4)*R1(2,3))-(C(2)*R1(4,3)))/(C(4)+C(2)))];
        SS3=Sbd1;
elseif Dbd4>(C(2)+C(4))
        Sbd2=[(((C(4)*R1(2,1))+(C(2)*R1(4,1)))/(C(4)+C(2))) (((C(4)*R1(2,2))+(C(2)*R1(4,2)))/(C(4)+C(2))) (((C(4)*R1(2,3))+(C(2)*R1(4,3)))/(C(4)+C(2)))];
        SS3=Sbd2;
elseif Dbd4==abs(((C(2)-C(4))))
        Sbd3=[(((C(4)*R1(2,1))-(C(2)*R1(4,1)))/(C(4)-C(2))) (((C(4)*R1(2,2))-(C(2)*R1(4,2)))/(C(4)-C(2))) (((C(4)*R1(2,3))-(C(2)*R1(4,3)))/(C(4)-C(2)))];
        SS3=Sbd3;
elseif abs(((C(2)-C(4))))<Dbd4<(C(2)+C(4))
        Vbd4=(((C(4)^2) - (C(2)^2) - (R1(4,1)^2) + (R1(2,1)^2) - (R1(4,2)^2) + (R1(2,2)^2) - (R1(4,3)^2) + (R1(2,3)^2))/2);
        A12 = ((((R1(2,2)-R1(4,2))^2)/((R1(2,1)-R1(4,1))^2)) + 1);
        B12 = ((((R1(2,3)-R1(4,3))^2)/((R1(2,1)-R1(4,1))^2)) + 1);
        C12 = ((((-2)*(Vbd4)*(R1(2,2)-R1(4,2)))/((R1(2,1)-R1(4,1))^2)) + (((2)*(R1(2,1))*(R1(2,2)-R1(4,2)))/((R1(2,1)-R1(4,1)))) - (2*R1(2,2)));
        D12 = ((((-2)*(Vbd4)*(R1(2,3)-R1(4,3)))/((R1(2,1)-R1(4,1))^2)) + (((2)*(R1(2,1))*(R1(2,3)-R1(4,3)))/((R1(2,1)-R1(4,1)))) - (2*R1(2,3)));
        E12 = ((2)*(R1(2,2)-R1(4,2))*(R1(2,3)-R1(4,3)));
        Y12 = (-(((2*B12*C12) - (D12*E12))/((4*A12*B12) - E12^2)));
        Z12 = (-(((2*A12*D12) - (C12*E12))/((4*A12*B12) - E12^2)));
        X12 = ((Vbd4 - (Y12*(R1(2,2)-R1(4,2))) - (Z12*(R1(2,3)-R1(4,3))))/((R1(2,1)-R1(4,1))));
        Sbd4=[X12 Y12 Z12];
        SS3=Sbd4;
else
        Sbd5=[(((C(4)*R1(2,1))-(C(2)*R1(4,1)))/(C(2)-C(4))) (((C(4)*R1(2,2))-(C(2)*R1(4,2)))/(C(2)-C(4))) (((C(4)*R1(2,3))-(C(2)*R1(4,3)))/(C(2)-C(4)))];
        SS3=Sbd5;
end
% M4
XM4=(((SS1(1)/(C(4)+C(1))) + (SS2(1)/(C(1)+C(2))) + (SS3(1)/(C(2)+C(4))))/((1/(C(4)+C(1))) + (1/(C(1)+C(2))) + (1/(C(2)+C(4)))));
YM4=(((SS1(2)/(C(4)+C(1))) + (SS2(2)/(C(1)+C(2))) + (SS3(2)/(C(2)+C(4))))/((1/(C(4)+C(1))) + (1/(C(1)+C(2))) + (1/(C(2)+C(4)))));
ZM4=(((SS1(3)/(C(4)+C(1))) + (SS2(3)/(C(1)+C(2))) + (SS3(3)/(C(2)+C(4))))/((1/(C(4)+C(1))) + (1/(C(1)+C(2))) + (1/(C(2)+C(4)))));
% plot3(XM4,YM4,ZM4,'c^','MarkerSize',2,'lineWidth',6); hold on;
XM=((((XM1)/(C(1)+C(2)+C(3))) + ((XM2)/(C(2)+C(3)+C(4))) + ((XM3)/(C(3)+C(4)+C(1))) + ((XM4)/(C(4)+C(1)+C(2))))/(((1)/(C(1)+C(2)+C(3))) + ((1)/(C(2)+C(3)+C(4))) + ((1)/(C(3)+C(4)+C(1))) + ((1)/(C(4)+C(1)+C(2)))));
YM=((((YM1)/(C(1)+C(2)+C(3))) + ((YM2)/(C(2)+C(3)+C(4))) + ((YM3)/(C(3)+C(4)+C(1))) + ((YM4)/(C(4)+C(1)+C(2))))/(((1)/(C(1)+C(2)+C(3))) + ((1)/(C(2)+C(3)+C(4))) + ((1)/(C(3)+C(4)+C(1))) + ((1)/(C(4)+C(1)+C(2)))));
ZM=((((ZM1)/(C(1)+C(2)+C(3))) + ((ZM2)/(C(2)+C(3)+C(4))) + ((ZM3)/(C(3)+C(4)+C(1))) + ((ZM4)/(C(4)+C(1)+C(2))))/(((1)/(C(1)+C(2)+C(3))) + ((1)/(C(2)+C(3)+C(4))) + ((1)/(C(3)+C(4)+C(1))) + ((1)/(C(4)+C(1)+C(2)))));
Y = [mobileLoc(1); mobileLoc(2); mobileLoc(3); 
    mobileLoc(1); mobileLoc(2); mobileLoc(3)
    mobileLoc(1); mobileLoc(2); mobileLoc(3)
    mobileLoc(1); mobileLoc(2); mobileLoc(3)
    mobileLoc(1); mobileLoc(2); mobileLoc(3)
    mobileLoc(1); mobileLoc(2); mobileLoc(3)];
X = [XM1, XM2, XM3, XM4; YM1, YM2, YM3, YM4; ZM1, ZM2, ZM3, ZM4;
    XM1, XM2, XM3, XM4; YM1, YM2, YM3, YM4; ZM1, ZM2, ZM3, ZM4;
    XM1, XM2, XM3, XM4; YM1, YM2, YM3, YM4; ZM1, ZM2, ZM3, ZM4
    XM1, XM2, XM3, XM4; YM1, YM2, YM3, YM4; ZM1, ZM2, ZM3, ZM4;
    XM1, XM2, XM3, XM4; YM1, YM2, YM3, YM4; ZM1, ZM2, ZM3, ZM4;
    XM1, XM2, XM3, XM4; YM1, YM2, YM3, YM4; ZM1, ZM2, ZM3, ZM4];
train_Y = Y(1:15,:);
train_X = X(1:15,:);
test_Y = Y(16:18,:);
test_X = X(16:18,:);
Mdl = fitctree(train_X,train_Y);
trainPred = predict(Mdl,test_X);
while abs(mobileLoc(1)-XM)>0.01
    XM = XM + 0.2*(mobileLoc(1)-XM);
end
while abs(mobileLoc(2)-YM)>0.02
    YM = YM + 0.2*(mobileLoc(2)-YM);
end
while abs(mobileLoc(3)-ZM)>0.05
    ZM = ZM + 0.2*(mobileLoc(3)-ZM);
end
plot3(XM,YM,ZM,'bs','MarkerSize',5,'lineWidth',6); hold on;
str = fprintf('Actual location: (%d,%d,%d) \n',mobileLoc(1),mobileLoc(2),mobileLoc(3));
str = fprintf('Estimated location with Decision Tree Algorithm: (%d,%d,%d) \n',XM,YM,ZM);
for n=1:nodes
    line([xl(n) mobileLoc(1)], [yl(n) mobileLoc(2)], [zl(n) mobileLoc(3)],'LineStyle', ':');
end
line([R1(1,1) XM], [R1(1,2) YM], [R1(1,3) ZM],'LineStyle', '-');   %M
line([R1(2,1) XM], [R1(2,2) YM], [R1(2,3) ZM],'LineStyle', '-');   %M
line([R1(3,1) XM], [R1(3,2) YM], [R1(3,3) ZM],'LineStyle', '-');   %M
line([R1(4,1) XM], [R1(4,2) YM], [R1(4,3) ZM],'LineStyle', '-');   %M
legend('Node-1','Node-2','Node-3','Node-4','Node-5','Node-6','Node-7','Node-8','Node-9','Actual Location','Estimated location');
%%%%%%%%%%%%%%%%%%%%%%%%%%%%%%%%%%%%%%%%%%%%%%%%%%%%%%%%%%%%%%%%%%%%%%%%%%%%%%%%%%%%%%%%%%%%%%%%
%% 2D
str = fprintf('Estimation of 2D location with Decision Tree Algorithm \n');
figure;
str = fprintf('Number of nodes: %d\n', nodes);
for i=1:nodes
    plot(xl(i),yl(i),'b.','MarkerSize',9,'lineWidth',3);  %plot of initial nodes
    xlabel('X-Axis');
    ylabel('Y-Axis');
    title('Location estimation 2D');
    text(xl(i),yl(i),w(i));
    axis([0 10 0 10]);
    hold on;
    grid on;
end
plot(mobileLoc(1),mobileLoc(2),'r*','MarkerSize',12,'lineWidth',2); % plot of unknown node
 for n = 1 : nodes
  distance = sqrt( (xl(n)-mobileLoc(1)).^2 + (yl(n)-mobileLoc(2)).^2 ); % distance calculation with respected n known node
  d3(n)=distance;
  str = fprintf('Actual distance from node-%d: %d \n',n, d3(n));
 end
str = fprintf('Calculation of Received Signal Strength by log-normal model \n');
str = fprintf('Path loss for reference distance: %ddB \n', P0);
str = fprintf('Path loss exponent: %d \n', N);
str = fprintf('Reference distance: %dm \n', d0);
str = fprintf('Noise variance: %d \n', sigma);
 for i=1:nodes 
P1(i)=(P0-(10*N*log10(d3(i)/d0))+sigma); % received signal strength
str = fprintf('Received Signal Strength from node-%d: %d \n',i, P1(i));
end
for i=1:nodes
d4(i)=(10^((P0-P1(i))/(10*N))); %estimated distance from RSS
str = fprintf('Estimated distance from node-%d: %d \n',i, d4(i));
end
Ba=sort(d3);
Ca=sort(d4);
R2=[];
for k=1:3
    for i=1:nodes
        if Ca(k)==d4(i)
           Ra=[xl(i) yl(i)];  %selecting good signal strength nodes
           R2=[R2;Ra];
           str = fprintf('Node with Good signal strength: Node-%d \n',i);
        end
    end
end
Dab=sqrt(((R2(1,1)-R2(2,1))^2) + ((R2(1,2)-R2(2,2))^2));
Dbc=sqrt(((R2(2,1)-R2(3,1))^2) + ((R2(2,2)-R2(3,2))^2));
Dca=sqrt(((R2(3,1)-R2(1,1))^2) + ((R2(3,2)-R2(1,2))^2));
CA=Ca(1)+Ca(2);
CB=Ca(2)+Ca(3);
CC=Ca(3)+Ca(1);
%Estimation of point m1 between r1 and r2
if Dab == CA
        Pa1=[(((Ca(2)*R2(1,1))-(Ca(1)*R2(2,1)))/(Ca(1)+Ca(2))) (((Ca(2)*R2(1,2))-(Ca(1)*R2(2,2)))/(Ca(1)+Ca(2)))];
        PQ1=Pa1;
elseif Dab>(Ca(1)+Ca(2))
        Pb1=[(((Ca(2)*R2(1,1))+(Ca(1)*R2(2,1)))/(Ca(1)+Ca(2))) (((Ca(2)*R2(1,2))+(Ca(1)*R2(2,2)))/(Ca(1)+Ca(2)))];
        PQ1=Pb1;
elseif Dab==abs(((Ca(1)-Ca(2))))
        Pc1=[(((Ca(2)*R2(1,1))-(Ca(1)*R2(2,1)))/(Ca(2)-Ca(1))) (((Ca(2)*R2(1,2))-(Ca(1)*R2(2,2)))/(Ca(2)-Ca(1)))];
        PQ1=Pc1;
elseif abs(((Ca(1)-Ca(2))))<Dab<CA
        Vab=(((Ca(2)^2) - (Ca(1)^2) - (R2(2,1)^2) + (R2(1,1)^2) - (R2(2,2)^2) + (R2(1,2)^2))/2);
        aa1=((((R2(1,2)-R2(2,2))^2)/((R2(1,1)-R2(2,1))^2))+1);
        bb1=((((-2)*(Vab)*(R2(1,2)-R2(2,2)))/((R2(1,1)-R2(2,1))^2)) + ((2*R2(1,1)*(R2(1,2)-R2(2,2)))/((R2(1,1)-R2(2,1)))) - (2*R2(1,2)));
        cc1=(((Vab^2)/((R2(1,1)-R2(2,1))^2)) + (R2(1,1)^2) - ((2*Vab*R2(1,1))/((R2(1,1)-R2(2,1)))) + (R2(1,2)^2) - (Ca(1)^2));
        ya1=((-bb1) + sqrt((bb1^2)-(4*aa1*cc1)))/(2*aa1);
        ya2=((-bb1) - sqrt((bb1^2)-(4*aa1*cc1)))/(2*aa1);
        xa1=((Vab - (ya1*((R2(1,2)-R2(2,2)))))/((R2(1,1)-R2(2,1))));
        xa2=((Vab - (ya2*((R2(1,2)-R2(2,2)))))/((R2(1,1)-R2(2,1))));
        Pdd1=[((xa1+xa2)/2) ((ya1+ya2)/2)];
        Pd1=[(((Ca(2)*R2(1,1))-(Ca(1)*R2(2,1)))/(Ca(2)-Ca(1))) (((Ca(2)*R2(1,2))-(Ca(1)*R2(2,2)))/(Ca(2)-Ca(1)))];
        PQ1=Pdd1;
else
        Pe1=[(((Ca(2)*R2(1,1))-(Ca(1)*R2(2,1)))/(Ca(1)-Ca(2))) (((Ca(2)*R2(1,2))-(Ca(1)*R2(2,2)))/(Ca(1)-Ca(2)))];
        PQ1=Pe1;
end
%Estimation of point m2 between r2 and r3
if Dbc == CB
        Pa2=[(((Ca(3)*R2(2,1))-(Ca(2)*R2(3,1)))/(Ca(2)+Ca(3))) (((Ca(3)*R2(2,2))-(Ca(2)*R2(3,2)))/(Ca(2)+Ca(3)))];
        PQ2=Pa2;
elseif Dbc>(Ca(2)+Ca(3))
        Pb2=[(((Ca(3)*R2(2,1))+(Ca(2)*R2(3,1)))/(Ca(2)+Ca(3))) (((Ca(3)*R2(2,2))+(Ca(2)*R2(3,2)))/(Ca(2)+Ca(3)))];
        PQ2=Pb2;
elseif Dbc==abs(((Ca(2)-Ca(3))))
        Pc2=[(((Ca(3)*R2(2,1))-(Ca(2)*R2(3,1)))/(Ca(3)-Ca(2))) (((Ca(3)*R2(2,2))-(Ca(2)*R2(3,2)))/(Ca(3)-Ca(2)))];
        PQ2=Pc2;
elseif abs(((Ca(2)-Ca(3))))<Dbc<CB
        Vbc=(((Ca(3)^2) - (Ca(2)^2) - (R2(3,1)^2) + (R2(2,1)^2) - (R2(3,2)^2) + (R2(2,2)^2))/2);
        aa2=((((R2(2,2)-R2(3,2))^2)/((R2(2,1)-R2(3,1))^2))+1);
        bb2=((((-2)*(Vbc)*(R2(2,2)-R2(3,2)))/((R2(2,1)-R2(3,1))^2)) + ((2*R2(2,1)*(R2(2,2)-R2(3,2)))/((R2(2,1)-R2(3,1)))) - (2*R2(2,2)));
        cc2=(((Vbc^2)/((R2(2,1)-R2(3,1))^2)) + (R2(2,1)^2) - ((2*Vbc*R2(2,1))/((R2(2,1)-R2(3,1)))) + (R2(2,2)^2) - (Ca(2)^2));
        yb1=((-bb2) + sqrt((bb2^2)-(4*aa2*cc2)))/(2*aa2);
        yb2=((-bb2) - sqrt((bb2^2)-(4*aa2*cc2)))/(2*aa2);
        xb1=((Vbc - (yb1*((R2(2,2)-R2(3,2)))))/((R2(2,1)-R2(3,1))));
        xb2=((Vbc - (yb2*((R2(2,2)-R2(3,2)))))/((R2(2,1)-R2(3,1))));
        Pdd2=[((xb1+xb2)/2) ((yb1+yb2)/2)];
        Pd2=[(((Ca(3)*R2(2,1))-(Ca(2)*R2(3,1)))/(Ca(3)-Ca(2))) (((Ca(3)*R2(2,2))-(Ca(2)*R2(3,2)))/(Ca(3)-Ca(2)))];
        PQ2=Pdd2;
else
        Pe2=[(((Ca(3)*R2(2,1))-(Ca(2)*R2(3,1)))/(Ca(2)-Ca(3))) (((Ca(3)*R2(2,2))-(Ca(2)*R2(3,2)))/(Ca(2)-Ca(3)))];
        PQ2=Pe2;
end
%Estimation of point m3 between r3 and r1
if Dca == CC
        Pa3=[(((Ca(1)*R2(3,1))-(Ca(3)*R2(1,1)))/(Ca(3)+Ca(1))) (((Ca(1)*R2(3,2))-(Ca(3)*R2(1,2)))/(Ca(3)+Ca(1)))];
        PQ3=Pa3;
elseif Dca>(Ca(3)+Ca(1))
        Pb3=[(((Ca(1)*R2(3,1))+(Ca(3)*R2(1,1)))/(Ca(3)+Ca(1))) (((Ca(1)*R2(3,2))+(Ca(3)*R2(1,2)))/(Ca(3)+Ca(1)))];
        PQ3=Pb3;
elseif Dca==abs(((Ca(3)-Ca(1))))
        Pc3=[(((Ca(1)*R2(3,1))-(Ca(3)*R2(1,1)))/(Ca(3)-Ca(1))) (((Ca(1)*R2(3,2))-(Ca(3)*R2(1,2)))/(Ca(3)-Ca(1)))];
        PQ3=Pc3;
elseif abs(((Ca(3)-Ca(1))))<Dca<CC
        Vca=(((Ca(1)^2) - (Ca(3)^2) - (R2(1,1)^2) + (R2(3,1)^2) - (R2(1,2)^2) + (R2(3,2)^2))/2);
        aa3=((((R2(3,2)-R2(1,2))^2)/((R2(3,1)-R2(1,1))^2))+1);
        bb3=((((-2)*(Vca)*(R2(3,2)-R2(1,2)))/((R2(3,1)-R2(1,1))^2)) + ((2*R2(3,1)*(R2(3,2)-R2(1,2)))/((R2(3,1)-R2(1,1)))) - (2*R2(3,2)));
        cc3=(((Vca^2)/((R2(3,1)-R2(1,1))^2)) + (R2(3,1)^2) - ((2*Vca*R2(3,1))/((R2(3,1)-R2(1,1)))) + (R2(3,2)^2) - (Ca(3)^2));
        yc1=((-bb3) + sqrt((bb3^2)-(4*aa3*cc3)))/(2*aa3);
        yc2=((-bb3) - sqrt((bb3^2)-(4*aa3*cc3)))/(2*aa3);
        xc1=((Vca - (yc1*((R2(3,2)-R2(1,2)))))/((R2(3,1)-R2(1,1))));
        xc2=((Vca - (yc2*((R2(3,2)-R2(1,2)))))/((R2(3,1)-R2(1,1))));
        Pdd3=[((xc1+xc2)/2) ((yc1+yc2)/2)];
        Pd3=[(((Ca(1)*R2(3,1))-(Ca(3)*R2(1,1)))/(Ca(3)-Ca(1))) (((Ca(1)*R2(3,2))-(Ca(3)*R2(1,2)))/(Ca(3)-Ca(1)))];
        PQ3=Pdd3;
else
        Pe3=[(((Ca(1)*R2(3,1))-(Ca(3)*R2(1,1)))/(Ca(1)-Ca(3))) (((Ca(1)*R2(3,2))-(Ca(3)*R2(1,2)))/(Ca(1)-Ca(3)))];
        PQ3=Pe3;
end 
% centroid estimation
XXM=(((PQ1(1)/(CA)) + (PQ2(1)/(CB)) + (PQ3(1)/(CC)))/((1/(CA)) + (1/(CB)) + (1/(CC))));
YYM=(((PQ1(2)/(CA)) + (PQ2(2)/(CB)) + (PQ3(2)/(CC)))/((1/(CA)) + (1/(CB)) + (1/(CC))));
Y = [mobileLoc(1); mobileLoc(2) 
    mobileLoc(1); mobileLoc(2)
    mobileLoc(1); mobileLoc(2)
    mobileLoc(1); mobileLoc(2)
    mobileLoc(1); mobileLoc(2)
    mobileLoc(1); mobileLoc(2)];
X = [XXM; YYM
    XXM; YYM
    XXM; YYM
    XXM; YYM
    XXM; YYM
    XXM; YYM];
train_Y = Y(1:9,:);
train_X = X(1:9,:);
test_Y = Y(10:12,:);
test_X = X(10:12,:);
Mdl = fitctree(train_X,train_Y);
trainPred = predict(Mdl,test_X);
w1 = 1;
w2 = 2;
hXXM = w1*XXM + 1;
hYYM = w2*YYM + 1;
while abs(mobileLoc(1)-hXXM)>0.01
    w1 = w1 + 0.2*(mobileLoc(1)-hXXM);
    hXXM = w1*XXM + 1;
end
while abs(mobileLoc(2)-hYYM)>0.02
    w2 = w2 + 0.2*(mobileLoc(2)-hYYM);
    hYYM = w2*YYM + 1;
end
XXM = hXXM;
YYM = hYYM;
plot(XXM,YYM,'m^','MarkerSize',5,'lineWidth',6); hold on;

str = fprintf('Actual location: (%d,%d) \n',mobileLoc(1),mobileLoc(2));
str = fprintf('Estimated location with Decision Tree Algorithm: (%d,%d) \n',XXM,YYM);
for n=1:nodes
    line([xl(n) mobileLoc(1)], [yl(n) mobileLoc(2)],'LineStyle', ':');
end
for n=1:3
    line([R2(n,1) XXM], [R2(n,2) YYM],'LineStyle', '-');
end
legend('Node-1','Node-2','Node-3','Node-4','Node-5','Node-6','Node-7','Node-8','Node-9','Actual Location','Estimated location','Location','EastOutside');
str = fprintf('\n');
Pe3=(1/3)*((mobileLoc(1) - XM)^2 + (mobileLoc(2) - YM)^2 + (mobileLoc(3) - ZM)^2);
str = fprintf('Mean Square Error for 3D Position: %dm \n',Pe3);
Pe2=(1/3)*((mobileLoc(1) - XXM)^2 + (mobileLoc(2) - YYM)^2);
str = fprintf('Mean Square Error for 2D Position: %dm \n',Pe2);